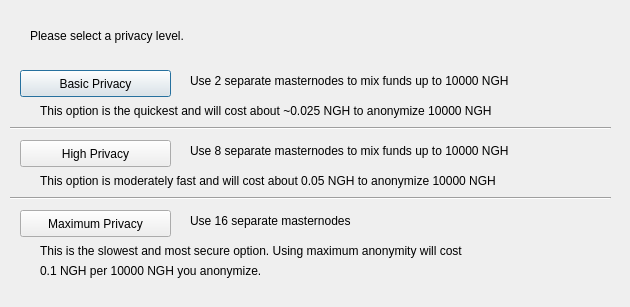
<?xml version="1.0" encoding="UTF-8"?>
<ui version="4.0">
 <class>DarksendConfig</class>
 <widget class="QDialog" name="DarksendConfig">
  <property name="geometry">
   <rect>
    <x>0</x>
    <y>0</y>
    <width>630</width>
    <height>307</height>
   </rect>
  </property>
  <property name="windowTitle">
   <string>Configure Darksend</string>
  </property>
  <widget class="QPushButton" name="buttonBasic">
   <property name="geometry">
    <rect>
     <x>20</x>
     <y>70</y>
     <width>151</width>
     <height>27</height>
    </rect>
   </property>
   <property name="text">
    <string>Basic Privacy</string>
   </property>
  </widget>
  <widget class="QPushButton" name="buttonHigh">
   <property name="geometry">
    <rect>
     <x>20</x>
     <y>140</y>
     <width>151</width>
     <height>27</height>
    </rect>
   </property>
   <property name="text">
    <string>High Privacy</string>
   </property>
  </widget>
  <widget class="QPushButton" name="buttonMax">
   <property name="geometry">
    <rect>
     <x>20</x>
     <y>210</y>
     <width>151</width>
     <height>27</height>
    </rect>
   </property>
   <property name="text">
    <string>Maximum Privacy</string>
   </property>
  </widget>
  <widget class="QLabel" name="label">
   <property name="geometry">
    <rect>
     <x>30</x>
     <y>20</y>
     <width>571</width>
     <height>31</height>
    </rect>
   </property>
   <property name="text">
    <string>Please select a privacy level.</string>
   </property>
  </widget>
  <widget class="QLabel" name="label_2">
   <property name="geometry">
    <rect>
     <x>190</x>
     <y>70</y>
     <width>421</width>
     <height>21</height>
    </rect>
   </property>
   <property name="text">
    <string>Use 2 separate masternodes to mix funds up to 10000 NGH</string>
   </property>
  </widget>
  <widget class="QLabel" name="label_3">
   <property name="geometry">
    <rect>
     <x>190</x>
     <y>140</y>
     <width>411</width>
     <height>21</height>
    </rect>
   </property>
   <property name="text">
    <string>Use 8 separate masternodes to mix funds up to 10000 NGH</string>
   </property>
  </widget>
  <widget class="QLabel" name="label_4">
   <property name="geometry">
    <rect>
     <x>190</x>
     <y>210</y>
     <width>421</width>
     <height>21</height>
    </rect>
   </property>
   <property name="text">
    <string>Use 16 separate masternodes</string>
   </property>
  </widget>
  <widget class="QLabel" name="label_6">
   <property name="geometry">
    <rect>
     <x>40</x>
     <y>100</y>
     <width>561</width>
     <height>21</height>
    </rect>
   </property>
   <property name="text">
    <string>This option is the quickest and will cost about ~0.025 NGH to anonymize 10000 NGH</string>
   </property>
  </widget>
  <widget class="QLabel" name="label_7">
   <property name="geometry">
    <rect>
     <x>40</x>
     <y>170</y>
     <width>561</width>
     <height>21</height>
    </rect>
   </property>
   <property name="text">
    <string>This option is moderately fast and will cost about 0.05 NGH to anonymize 10000 NGH</string>
   </property>
  </widget>
  <widget class="QLabel" name="label_8">
   <property name="geometry">
    <rect>
     <x>40</x>
     <y>240</y>
     <width>561</width>
     <height>21</height>
    </rect>
   </property>
   <property name="text">
    <string>This is the slowest and most secure option. Using maximum anonymity will cost</string>
   </property>
  </widget>
  <widget class="QLabel" name="label_9">
   <property name="geometry">
    <rect>
     <x>40</x>
     <y>260</y>
     <width>561</width>
     <height>21</height>
    </rect>
   </property>
   <property name="text">
    <string>0.1 NGH per 10000 NGH you anonymize.</string>
   </property>
  </widget>
  <widget class="Line" name="line">
   <property name="geometry">
    <rect>
     <x>10</x>
     <y>120</y>
     <width>601</width>
     <height>16</height>
    </rect>
   </property>
   <property name="orientation">
    <enum>Qt::Horizontal</enum>
   </property>
  </widget>
  <widget class="Line" name="line_2">
   <property name="geometry">
    <rect>
     <x>10</x>
     <y>190</y>
     <width>601</width>
     <height>16</height>
    </rect>
   </property>
   <property name="orientation">
    <enum>Qt::Horizontal</enum>
   </property>
  </widget>
 </widget>
 <resources/>
 <connections/>
</ui>
